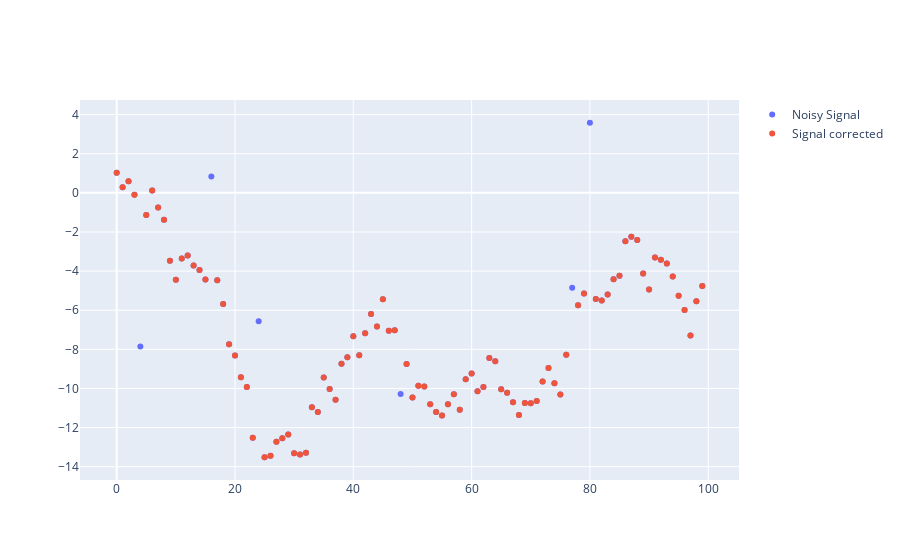

This figure's notebook cell:
### Code cell
outliers_threshold=0.5
    
if outliers_threshold > 0.0:

    differential_counts = np.abs(np.diff(noisy_signal, n=2, prepend=noisy_signal[0], append=noisy_signal[-1]))
    q1, q3 = np.percentile(differential_counts, [25, 75])
    iqr = q3 - q1

    outliers_idxs = np.where((differential_counts < q1 - outliers_threshold * iqr) | (differential_counts > q3 + outliers_threshold *  iqr))[0]

    if outliers_idxs.size != 0: #if there are no outliers
 
        outlier_groups =  np.split(outliers_idxs, np.where(np.diff(outliers_idxs)>1)[0]+1) #neighboring points are also classified as outliers. This groups an outlier and its neighbors
        outliers_idxs_no_neighbors = [group[np.argmax(differential_counts[group])] for group in outlier_groups] #This select the outlier as the maximum value among its neigbors
        print(outliers_idxs_no_neighbors)
        print(noisy_signal)

        new_counts = noisy_signal.copy()
        new_counts[outliers_idxs_no_neighbors] = np.nan

else:
    new_counts = noisy_signal


plot_signal(noisy_signal, signal_corrected=new_counts)

### Figure 1 — Plotly figure (JSON) as saved in the notebook; plotly's stock layout.template omitted (floating-point values rounded to 4 significant figures)
{"data": [{"mode": "markers", "name": "Noisy Signal", "type": "scatter", "x": [0, 1, 2, 3, 4, 5, 6, 7, 8, 9, 10, 11, 12, 13, 14, 15, 16, 17, 18, 19, 20, 21, 22, 23, 24, 25, 26, 27, 28, 29, 30, 31, 32, 33, 34, 35, 36, 37, 38, 39, 40, 41, 42, 43, 44, 45, 46, 47, 48, 49, 50, 51, 52, 53, 54, 55, 56, 57, 58, 59, 60, 61, 62, 63, 64, 65, 66, 67, 68, 69, 70, 71, 72, 73, 74, 75, 76, 77, 78, 79, 80, 81, 82, 83, 84, 85, 86, 87, 88, 89, 90, 91, 92, 93, 94, 95, 96, 97, 98, 99], "y": [1.027, 0.2837, 0.5948, -0.09588, -7.85, -1.137, 0.1139, -0.7503, -1.382, -3.466, -4.449, -3.358, -3.203, -3.711, -3.947, -4.429, 0.834, -4.464, -5.678, -7.744, -8.31, -9.433, -9.929, -12.52, -6.562, -13.52, -13.44, -12.72, -12.54, -12.36, -13.31, -13.38, -13.28, -10.96, -11.21, -9.44, -10.03, -10.58, -8.736, -8.408, -7.33, -8.304, -7.178, -6.19, -6.837, -5.444, -7.046, -7.023, -10.28, -8.744, -10.46, -9.859, -9.9, -10.81, -11.2, -11.39, -10.81, -10.29, -11.09, -9.53, -9.235, -10.15, -9.931, -8.445, -8.606, -10.05, -10.21, -10.7, -11.36, -10.74, -10.76, -10.64, -9.639, -8.955, -9.729, -10.31, -8.27, -4.85, -5.746, -5.14, 3.583, -5.43, -5.502, -5.195, -4.414, -4.244, -2.475, -2.242, -2.407, -4.125, -4.942, -3.3, -3.419, -3.614, -4.283, -5.257, -5.99, -7.292, -5.54, -4.768]}, {"mode": "markers", "name": "Signal corrected", "type": "scatter", "x": [0, 1, 2, 3, 4, 5, 6, 7, 8, 9, 10, 11, 12, 13, 14, 15, 16, 17, 18, 19, 20, 21, 22, 23, 24, 25, 26, 27, 28, 29, 30, 31, 32, 33, 34, 35, 36, 37, 38, 39, 40, 41, 42, 43, 44, 45, 46, 47, 48, 49, 50, 51, 52, 53, 54, 55, 56, 57, 58, 59, 60, 61, 62, 63, 64, 65, 66, 67, 68, 69, 70, 71, 72, 73, 74, 75, 76, 77, 78, 79, 80, 81, 82, 83, 84, 85, 86, 87, 88, 89, 90, 91, 92, 93, 94, 95, 96, 97, 98, 99], "y": [1.027, 0.2837, 0.5948, -0.09588, null, -1.137, 0.1139, -0.7503, -1.382, -3.466, -4.449, -3.358, -3.203, -3.711, -3.947, -4.429, null, -4.464, -5.678, -7.744, -8.31, -9.433, -9.929, -12.52, null, -13.52, -13.44, -12.72, -12.54, -12.36, -13.31, -13.38, -13.28, -10.96, -11.21, -9.44, -10.03, -10.58, -8.736, -8.408, -7.33, -8.304, -7.178, -6.19, -6.837, -5.444, -7.046, -7.023, null, -8.744, -10.46, -9.859, -9.9, -10.81, -11.2, -11.39, -10.81, -10.29, -11.09, -9.53, -9.235, -10.15, -9.931, -8.445, -8.606, -10.05, -10.21, -10.7, -11.36, -10.74, -10.76, -10.64, -9.639, -8.955, -9.729, -10.31, -8.27, null, -5.746, -5.14, null, -5.43, -5.502, -5.195, -4.414, -4.244, -2.475, -2.242, -2.407, -4.125, -4.942, -3.3, -3.419, -3.614, -4.283, -5.257, -5.99, -7.292, -5.54, -4.768]}], "layout": {}}
